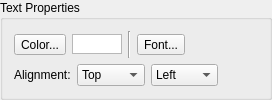
    <widget class="QGroupBox" name="groupBoxTextProperties">
     <property name="title">
      <string>Text Properties</string>
     </property>
     <layout class="QVBoxLayout" name="verticalLayout_3">
      <item>
       <layout class="QHBoxLayout" name="horizontalLayout_6">
        <item>
         <widget class="QToolButton" name="toolButtonTextColor">
          <property name="text">
           <string>Color...</string>
          </property>
         </widget>
        </item>
        <item>
         <widget class="QGraphicsView" name="graphicViewTextColor">
          <property name="sizePolicy">
           <sizepolicy hsizetype="Fixed" vsizetype="Fixed">
            <horstretch>0</horstretch>
            <verstretch>0</verstretch>
           </sizepolicy>
          </property>
          <property name="minimumSize">
           <size>
            <width>50</width>
            <height>20</height>
           </size>
          </property>
          <property name="maximumSize">
           <size>
            <width>50</width>
            <height>20</height>
           </size>
          </property>
         </widget>
        </item>
        <item>
         <widget class="Line" name="line">
          <property name="orientation">
           <enum>Qt::Vertical</enum>
          </property>
         </widget>
        </item>
        <item>
         <widget class="QToolButton" name="toolButtonTextFont">
          <property name="text">
           <string>Font...</string>
          </property>
         </widget>
        </item>
        <item>
         <widget class="QLabel" name="labelFont">
          <property name="sizePolicy">
           <sizepolicy hsizetype="Minimum" vsizetype="Preferred">
            <horstretch>0</horstretch>
            <verstretch>0</verstretch>
           </sizepolicy>
          </property>
          <property name="wordWrap">
           <bool>true</bool>
          </property>
         </widget>
        </item>
       </layout>
      </item>
      <item>
       <layout class="QHBoxLayout" name="horizontalLayout_14">
        <item>
         <widget class="QLabel" name="labelTextAlign">
          <property name="text">
           <string>Alignment:</string>
          </property>
         </widget>
        </item>
        <item>
         <widget class="QComboBox" name="comboBoxVerticalAling">
          <item>
           <property name="text">
            <string>Top</string>
           </property>
          </item>
          <item>
           <property name="text">
            <string>Middle</string>
           </property>
          </item>
          <item>
           <property name="text">
            <string>Bottom</string>
           </property>
          </item>
         </widget>
        </item>
        <item>
         <widget class="QComboBox" name="comboBoxHorizontalAling">
          <item>
           <property name="text">
            <string>Left</string>
           </property>
          </item>
          <item>
           <property name="text">
            <string>Center</string>
           </property>
          </item>
          <item>
           <property name="text">
            <string>Right</string>
           </property>
          </item>
         </widget>
        </item>
        <item>
         <spacer name="horizontalSpacer_8">
          <property name="orientation">
           <enum>Qt::Horizontal</enum>
          </property>
          <property name="sizeHint" stdset="0">
           <size>
            <width>40</width>
            <height>20</height>
           </size>
          </property>
         </spacer>
        </item>
       </layout>
      </item>
     </layout>
    </widget>
